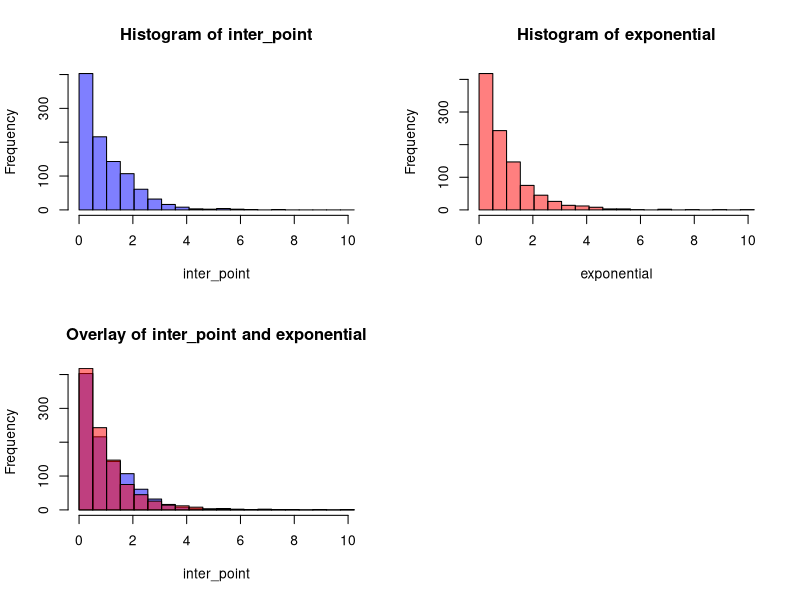

Reproduce this figure in R.
## ---- chunk 1
knitr::opts_chunk$set(echo = FALSE)
## ---- chunk 2
  set.seed(17467)
	n_unif = 1000
	bins = 20
	random_point = runif(n_unif, 0, n_unif)

	## compute interpoint distances, after sorting
	order_point = random_point[order(random_point)]
	
	inter_point = random_point
	inter_point = 0
	for (i in 1:(n_unif-1)) (inter_point[i] = order_point[i+1]-order_point[i])

	lambda = mean(inter_point)
	exponential = rexp(n_unif, rate=lambda)

	mmax = max(inter_point, exponential)

	bands = (0:bins)/bins*mmax
  par(mfrow=c(2,2))
	hist(inter_point, breaks=bands, col = rgb(0,0,1,0.5))
	hist(exponential, breaks = bands, col = rgb(1,0,0,0.5))

	## now the overlay
	hist(inter_point, breaks=bands, main="Overlay of inter_point and exponential", col = rgb(0,0,1,0.5))
	hist(exponential, breaks = bands, col = rgb(1,0,0,0.5), add=TRUE)
## ---- chunk 3
    kst = ks.test(inter_point, exponential)
    
    cat(paste("KS Test: ", "n_unif = ", n_unif, "D = ", 
              signif(kst$statistic, digits=4), 
            "p-value = ", signif(kst$p.value, digits=4))) 
  

